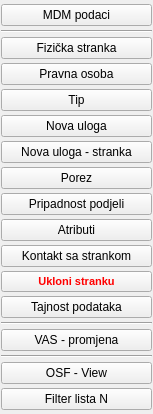
                <widget class="QWidget" name="pageStranka">
                 <property name="geometry">
                  <rect>
                   <x>0</x>
                   <y>0</y>
                   <width>153</width>
                   <height>414</height>
                  </rect>
                 </property>
                 <property name="sizePolicy">
                  <sizepolicy hsizetype="Preferred" vsizetype="Maximum">
                   <horstretch>0</horstretch>
                   <verstretch>0</verstretch>
                  </sizepolicy>
                 </property>
                 <attribute name="icon">
                  <iconset resource="../../resources/DonatForm.qrc">
                   <normaloff>:/InDonat/Forms/images/ig_menuBlueDown.gif</normaloff>:/InDonat/Forms/images/ig_menuBlueDown.gif</iconset>
                 </attribute>
                 <attribute name="label">
                  <string>Stranka</string>
                 </attribute>
                 <layout class="QVBoxLayout" name="verticalLayout_20">
                  <property name="spacing">
                   <number>0</number>
                  </property>
                  <property name="leftMargin">
                   <number>1</number>
                  </property>
                  <property name="topMargin">
                   <number>0</number>
                  </property>
                  <property name="rightMargin">
                   <number>1</number>
                  </property>
                  <property name="bottomMargin">
                   <number>0</number>
                  </property>
                  <item>
                   <widget class="QPushButton" name="btnMnuMdmPodaci">
                    <property name="text">
                     <string>MDM podaci</string>
                    </property>
                   </widget>
                  </item>
                  <item>
                   <widget class="Line" name="line_7">
                    <property name="orientation">
                     <enum>Qt::Horizontal</enum>
                    </property>
                   </widget>
                  </item>
                  <item>
                   <widget class="QPushButton" name="btnMnuFizickaStranka">
                    <property name="cursor">
                     <cursorShape>PointingHandCursor</cursorShape>
                    </property>
                    <property name="text">
                     <string>Fizička stranka</string>
                    </property>
                   </widget>
                  </item>
                  <item>
                   <widget class="QPushButton" name="btnMnuPravnaOsoba">
                    <property name="cursor">
                     <cursorShape>PointingHandCursor</cursorShape>
                    </property>
                    <property name="text">
                     <string>Pravna osoba</string>
                    </property>
                   </widget>
                  </item>
                  <item>
                   <widget class="QPushButton" name="btnMnuTipStranke">
                    <property name="cursor">
                     <cursorShape>PointingHandCursor</cursorShape>
                    </property>
                    <property name="text">
                     <string>Tip</string>
                    </property>
                   </widget>
                  </item>
                  <item>
                   <widget class="QPushButton" name="btnMnuNovaUloga">
                    <property name="cursor">
                     <cursorShape>PointingHandCursor</cursorShape>
                    </property>
                    <property name="text">
                     <string>Nova uloga</string>
                    </property>
                   </widget>
                  </item>
                  <item>
                   <widget class="QPushButton" name="btnMnuNovaUlogaStranka">
                    <property name="cursor">
                     <cursorShape>PointingHandCursor</cursorShape>
                    </property>
                    <property name="text">
                     <string>Nova uloga - stranka</string>
                    </property>
                   </widget>
                  </item>
                  <item>
                   <widget class="QPushButton" name="btnMnuPorez">
                    <property name="cursor">
                     <cursorShape>PointingHandCursor</cursorShape>
                    </property>
                    <property name="text">
                     <string>Porez</string>
                    </property>
                   </widget>
                  </item>
                  <item>
                   <widget class="QPushButton" name="btnMnuPripadnostPodjeli">
                    <property name="cursor">
                     <cursorShape>PointingHandCursor</cursorShape>
                    </property>
                    <property name="text">
                     <string>Pripadnost podjeli</string>
                    </property>
                   </widget>
                  </item>
                  <item>
                   <widget class="QPushButton" name="btnMnuAtributi">
                    <property name="cursor">
                     <cursorShape>PointingHandCursor</cursorShape>
                    </property>
                    <property name="text">
                     <string>Atributi</string>
                    </property>
                   </widget>
                  </item>
                  <item>
                   <widget class="QPushButton" name="btnMnuKontaktSaStrankom">
                    <property name="cursor">
                     <cursorShape>PointingHandCursor</cursorShape>
                    </property>
                    <property name="text">
                     <string>Kontakt sa strankom</string>
                    </property>
                   </widget>
                  </item>
                  <item>
                   <widget class="QPushButton" name="btnMnuUkloniStranku">
                    <property name="font">
                     <font>
                      <family>Ubuntu</family>
                      <pointsize>8</pointsize>
                      <weight>75</weight>
                      <italic>false</italic>
                      <bold>true</bold>
                     </font>
                    </property>
                    <property name="cursor">
                     <cursorShape>PointingHandCursor</cursorShape>
                    </property>
                    <property name="styleSheet">
                     <string notr="true">color: rgb(255, 0, 0);</string>
                    </property>
                    <property name="text">
                     <string>Ukloni stranku</string>
                    </property>
                   </widget>
                  </item>
                  <item>
                   <widget class="QPushButton" name="btnMnuTajnostPodataka">
                    <property name="cursor">
                     <cursorShape>PointingHandCursor</cursorShape>
                    </property>
                    <property name="text">
                     <string>Tajnost podataka</string>
                    </property>
                   </widget>
                  </item>
                  <item>
                   <widget class="Line" name="line_2">
                    <property name="orientation">
                     <enum>Qt::Horizontal</enum>
                    </property>
                   </widget>
                  </item>
                  <item>
                   <widget class="QPushButton" name="btnMnuVasPromjena">
                    <property name="cursor">
                     <cursorShape>PointingHandCursor</cursorShape>
                    </property>
                    <property name="text">
                     <string>VAS - promjena</string>
                    </property>
                   </widget>
                  </item>
                  <item>
                   <widget class="Line" name="line_3">
                    <property name="orientation">
                     <enum>Qt::Horizontal</enum>
                    </property>
                   </widget>
                  </item>
                  <item>
                   <widget class="QPushButton" name="btnMnuOsf">
                    <property name="cursor">
                     <cursorShape>PointingHandCursor</cursorShape>
                    </property>
                    <property name="toolTip">
                     <string>One Sales FrontEnd</string>
                    </property>
                    <property name="text">
                     <string>OSF - View</string>
                    </property>
                   </widget>
                  </item>
                  <item>
                   <widget class="QPushButton" name="btnMnuFilterListaN">
                    <property name="cursor">
                     <cursorShape>PointingHandCursor</cursorShape>
                    </property>
                    <property name="text">
                     <string>Filter lista N</string>
                    </property>
                   </widget>
                  </item>
                 </layout>
                </widget>
